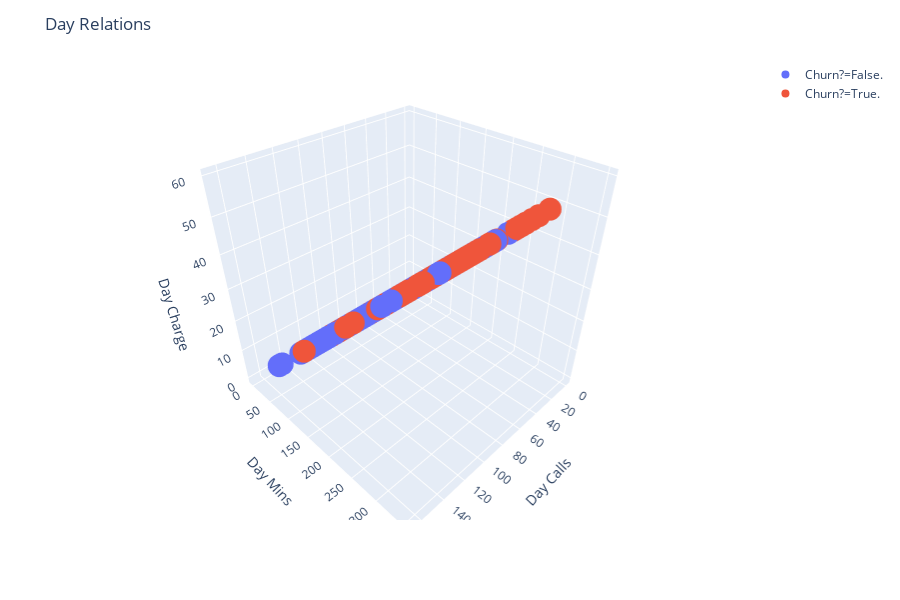

The notebook cell saved with this chart:
### Code cell
fig = px.scatter_3d(df, x="Day Calls", y="Day Mins", z = 'Day Charge', color="Churn?")
fig.update_layout(title_text = 'Day Relations')
fig.show()

### Figure 1 — Plotly figure (JSON) as saved in the notebook; plotly's stock layout.template omitted (floating-point values rounded to 4 significant figures; data arrays with more than 128 entries replaced by an {"elided": "..."} marker saying what was removed)
{"data": [{"hoverlabel": {"namelength": 0}, "hovertemplate": "Churn?=False.<br>Day Calls=%{x}<br>Day Mins=%{y}<br>Day Charge=%{z}", "legendgroup": "Churn?=False.", "marker": {"color": "#636efa", "symbol": "circle"}, "mode": "markers", "name": "Churn?=False.", "scene": "scene", "showlegend": true, "type": "scatter3d", "x": {"elided": "2850 int values"}, "y": {"elided": "2850 float values"}, "z": {"elided": "2850 float values"}}, {"hoverlabel": {"namelength": 0}, "hovertemplate": "Churn?=True.<br>Day Calls=%{x}<br>Day Mins=%{y}<br>Day Charge=%{z}", "legendgroup": "Churn?=True.", "marker": {"color": "#EF553B", "symbol": "circle"}, "mode": "markers", "name": "Churn?=True.", "scene": "scene", "showlegend": true, "type": "scatter3d", "x": {"elided": "483 int values"}, "y": {"elided": "483 float values"}, "z": {"elided": "483 float values"}}], "layout": {"height": 600, "legend": {"tracegroupgap": 0}, "margin": {"t": 60}, "scene": {"domain": {"x": [0, 0.98], "y": [0, 1]}, "xaxis": {"title": {"text": "Day Calls"}}, "yaxis": {"title": {"text": "Day Mins"}}, "zaxis": {"title": {"text": "Day Charge"}}}, "title": {"text": "Day Relations"}}}
